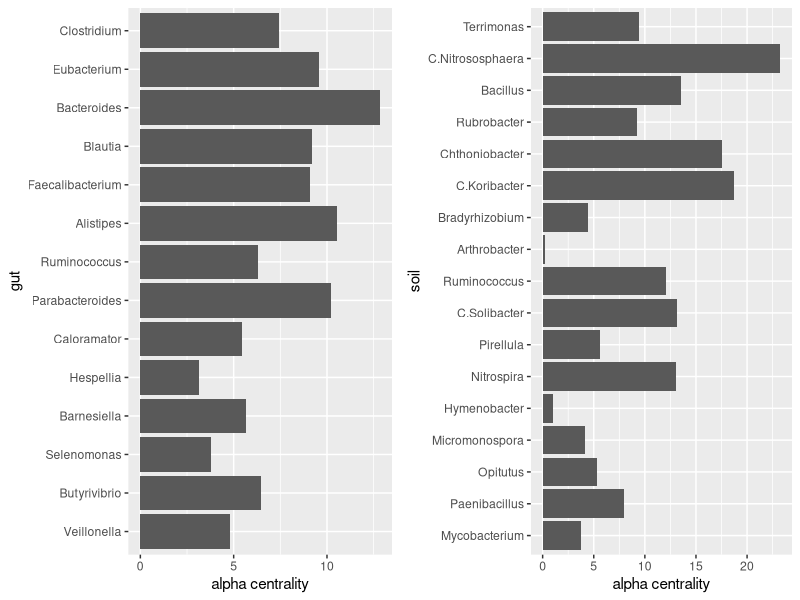
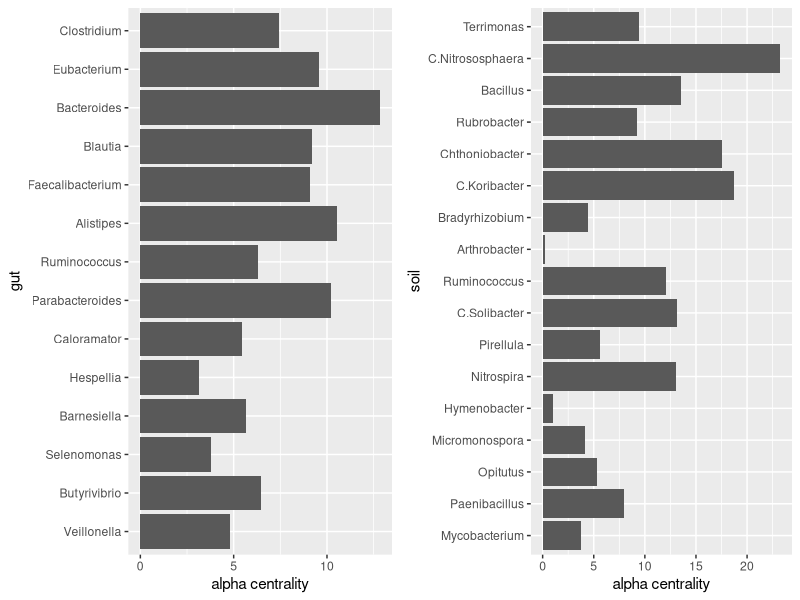

The R source for these figures, in order:
library(ggplot2)
soil <- read.csv("./real_data/soil_alpha_cent.csv")
human <- read.csv("./real_data/human_alpha_cent.csv")

soil <- soil[order(soil$mu),]
soil$genus <- factor(soil$X, levels = (as.character(soil$X)))
human <- human[order(human$mu),]
human$genus <- factor(human$X, levels = (as.character(human$X)))
gsoil <- ggplot(data = soil,aes(x=genus,y=alpha_cent)) + 
  geom_bar( stat = "identity") + 
  ylab("alpha centrality") +
  xlab("soil")+
  coord_flip()

ghuman <- ggplot(data = human,aes(x=genus,y=alpha_cent)) + 
  geom_bar( stat = "identity") + 
  ylab("alpha centrality") +
  xlab("gut") +
  coord_flip() 


ggpubr::ggarrange(ghuman,gsoil,
          #labels = c("gut", "soil"),
          ncol = 2, nrow = 1)


ggsave("./real_data/alpha_cent_vs_mu.pdf", width = 9, height = 4, scale = 0.8)
  


cor.test(human$mu, human$alpha_cent,
         method = "spearman")
